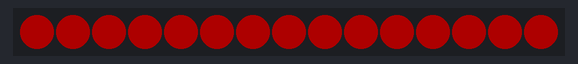
Recording of a program running on a simulated Raspberry Pi Pico running MicroPython. On the bench: 15 RGB LEDs in strip order, left to right. Dim RGB values are drawn brighter than linear.

Above: at 0.1 s.
At 1.7 s:
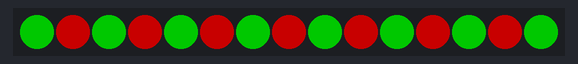

The program:

Test_RGB_LED_String_Day_10.py
```python
# Let it Glow Advent Calendar - Day 10
# Test Addressable RGB LED Dot String - Flash Red and Green
# Lori Pfahler
# December 19, 2023

from utime import sleep
from machine import Pin, ADC
from neopixel import NeoPixel

# Define the strand pin number (22) and number of LEDs (15)
strand = NeoPixel(Pin(22), 15)

# Fill with red for 1 seconds
strand.fill((50,0,0))
strand.write()
sleep(1)

# Turn off
strand.fill((0,0,0))
strand.write()

# Make two lists of the even and odd LED numbers
LEDs1 = [0, 2, 4, 6, 8, 10, 12, 14]
LEDs2 = [1, 3, 5, 7, 9, 11, 13]

try:
    while True:
        #  set even LEDs to red
        for i in LEDs1:
            strand[i] = (100, 0 , 0)
        # set odd LEDs to green
        for i in LEDs2:
            strand[i] = (0, 100 , 0)

        # Send the data to the ring
        strand.write()
        # sleep to see the color
        sleep(0.2)

        # set even LEDs to green
        for i in LEDs1:
            strand[i] = (0, 100 , 0)
        # set odd LEDs to red
        for i in LEDs2:
            strand[i] = (100, 0 , 0)

        # Send the data to the ring
        strand.write()
        # sleep to see the color
        sleep(0.2)

except KeyboardInterrupt:
    # turn off LEDs
    strand.fill((0, 0, 0))
    strand.write()
```
